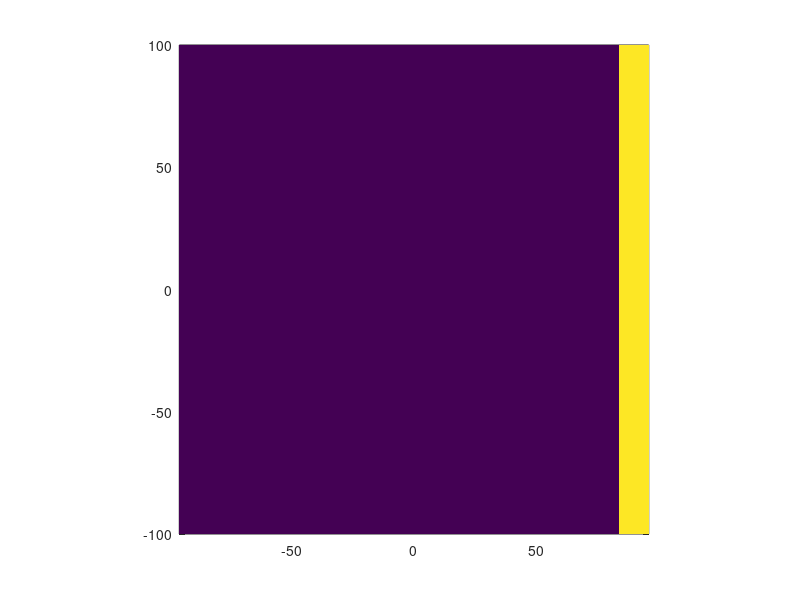

Recreate this plot in MATLAB. (Note: this script raises an error after producing the figure.)
function grid_prams = get_grid(grid_prams,OPT)
%% get_grid.m
%% Author: Timothy Williams
%% Date:   20140826, 03:08:57 CEST

do_test  = 0;
if nargin==0
   do_test  = 1;
   OPT      = 1;
   %%
   ii = 49;
   jj = 51;
   dx = 4e3;%m
   dy = 4e3;%m
   %%
   grid_prams  = struct('nx',ii,'ny',jj,...
                        'dx',dx,'dy',dy);
end
ii = grid_prams.nx;
jj = grid_prams.ny;
dx = grid_prams.dx;
dy = grid_prams.dy;

xm = (ii+1)/2*dx;%%x\in[-xm,xm]
ym = (jj+1)/2*dy;%%y\in[-ym,ym]
xx = -xm+dx*(1:ii)';
yy = -ym+dy*(1:jj)';
%
[Y,X] = meshgrid(yy,xx);%%x~i,y~j
R     = sqrt(X.^2+Y.^2);
Theta = atan2(Y,X);
%%
scuy     = 0*X+dy;
scvx     = 0*X+dx;
scp2     = scuy.*scvx;%%cell area
LANDMASK = 0*X;

if OPT==0%%make an island;
   x0             = xm-.25*(2*xm); %%centre
   y0             = -ym+.25*(2*ym); %%centre
   R0             = 30e3;           %%radius
   j0             = find( (X-x0).^2+(Y-y0).^2<R0^2 );
   %%
   LANDMASK(j0)   = 1;
elseif OPT==1
   x0             = .8*xm;
   j0             = find(X>x0);
   LANDMASK(j0)   = 1;
elseif OPT==2
   x0             = .5*xm;
   y0             = -.5*ym;
   j0             = find((X>x0)&(Y<y0));
   LANDMASK(j0)   = 1;
end

grid_prams.X         = X;
grid_prams.Y         = Y;
grid_prams.LANDMASK  = LANDMASK;
grid_prams.scuy      = scuy;
grid_prams.scvx      = scvx;
grid_prams.scp2      = scp2;%%cell area
grid_prams.scp2i     = 1./scp2;   %%1/[cell area]

if do_test
   H  = pcolor(X/1e3,Y/1e3,LANDMASK);
   set(H,'EdgeColor', 'none');
   daspect([1 1 1]);
   %GEN_proc_fig('\ity, \rmkm','\itx, \rmkm');
   GEN_proc_fig('\itx, \rmkm','\ity, \rmkm');
   ttl   = title('Land mask');
   GEN_font(ttl);
   colorbar;
end
